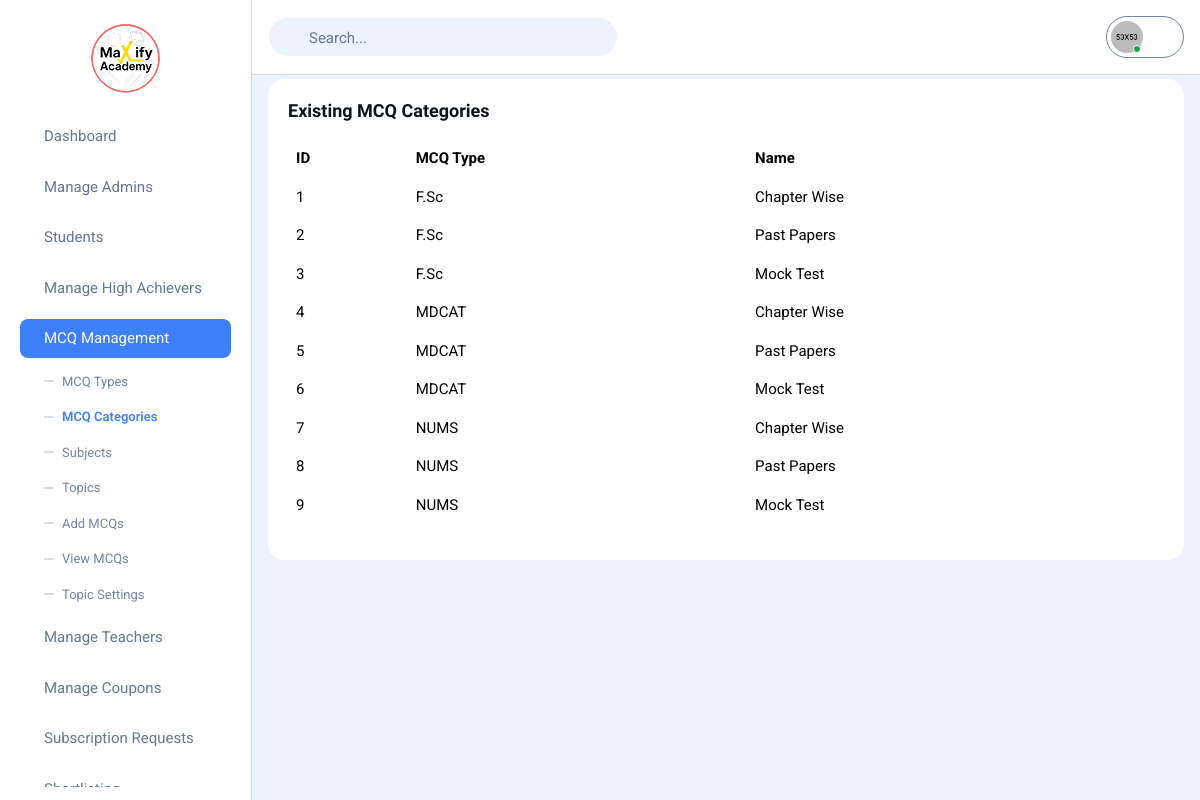
The app's page /Admin/mcq_categories.php (signed in) with its own data.
### tables this page shows
CREATE TABLE `mcq_categories` (
  `id` int(11) NOT NULL,
  `name` varchar(50) DEFAULT NULL,
  `mcq_type_id` int(11) DEFAULT NULL
);

CREATE TABLE `mcq_types` (
  `id` int(11) NOT NULL,
  `name` varchar(50) DEFAULT NULL
);

### Admin/mcq_categories.php (the view, shortened to what this page needs)
<?php
require 'config.php';
$stmt = $pdo->query("SELECT mcq_categories.*, mcq_types.name AS mcq_type_name FROM mcq_categories LEFT JOIN mcq_types ON mcq_categories.mcq_type_id = mcq_types.id ORDER BY mcq_categories.id ASC");
$categories = $stmt->fetchAll();
?>
<!DOCTYPE html>
<html lang="en">
<head>
    <link rel="stylesheet" href="assets/css/bootstrap.min.css">
    <link rel="stylesheet" href="assets/css/file-upload.css">
    <link rel="stylesheet" href="assets/css/plyr.css">
    <link rel="stylesheet" href="https://cdn.datatables.net/2.0.8/css/dataTables.dataTables.min.css">
    <link rel="stylesheet" href="assets/css/full-calendar.css">
    <link rel="stylesheet" href="assets/css/jquery-ui.css">
    <link rel="stylesheet" href="assets/css/editor-quill.css">
    <link rel="stylesheet" href="assets/css/apexcharts.css">
    <link rel="stylesheet" href="assets/css/calendar.css">
    <link rel="stylesheet" href="assets/css/jquery-jvectormap-2.0.5.css">
    <link rel="stylesheet" href="assets/css/main.css">
</head>
<body>
    <?php include "sidebar.php" ?>
    <div class="dashboard-main-wrapper">
        <?php include "Includes/Header.php" ?>
        <div class="dashboard-body">
            <div class="row gy-4">
                <div class="col-12 mt-4">
                    <div class="row">
                        <div class="col-md-12">
                            <div class="card">
                                <div class="card-body">
                                    <h5>Existing MCQ Categories</h5>
                                    <table class="table table-striped mt-2">
                                        <thead>
                                            <tr>
                                                <th>ID</th>
                                                <th>MCQ Type</th>
                                                <th>Name</th>
                                            </tr>
                                        </thead>
                                        <tbody>
                                            <?php foreach ($categories as $c): ?>
                                                <tr>
                                                    <td style="color: black;"><?= $c['id'] ?></td>
                                                    <td style="color: black;"><?= htmlspecialchars($c['mcq_type_name'] ?? 'N/A') ?></td>
                                                    <td style="color: black;"><?= htmlspecialchars($c['name']) ?></td>
                                                </tr>
                                            <?php endforeach; ?>
                                        </tbody>
                                    </table>
                                </div>
                            </div>
                        </div>
                    </div>
                </div>
            </div>
        </div>
    </div>
</body>
</html>

### Admin/assets/css/file-upload.css (style rules this page uses)
:root { --file-container-bg: #eeeeee; --file-bg: #f8f8f8; --file-border-color: #606060; --file-color: #2b2b2b; --table-border-color: #dbdbdb; --delete-button-bg: #f53636; --delete-button-color: #ffffff; --font-size: 0.875em; --font-family: 'Segoe UI', Tahoma, Geneva, Verdana, sans-serif; --shadow: 0px 8px 15px -8px rgba(0, 0, 0, 0.5); }
* { margin: 0; padding: 0; box-sizing: border-box; }

### records on screen
mcq_categories: id "1", mcq_type.name "F.Sc", name "Chapter Wise"
mcq_categories: id "2", mcq_type.name "F.Sc", name "Past Papers"
mcq_categories: id "3", mcq_type.name "F.Sc", name "Mock Test"
mcq_categories: id "4", mcq_type.name "MDCAT", name "Chapter Wise"
mcq_categories: id "5", mcq_type.name "MDCAT", name "Past Papers"
mcq_categories: id "6", mcq_type.name "MDCAT", name "Mock Test"
mcq_categories: id "7", mcq_type.name "NUMS", name "Chapter Wise"
mcq_categories: id "8", mcq_type.name "NUMS", name "Past Papers"
mcq_categories: id "9", mcq_type.name "NUMS", name "Mock Test"
